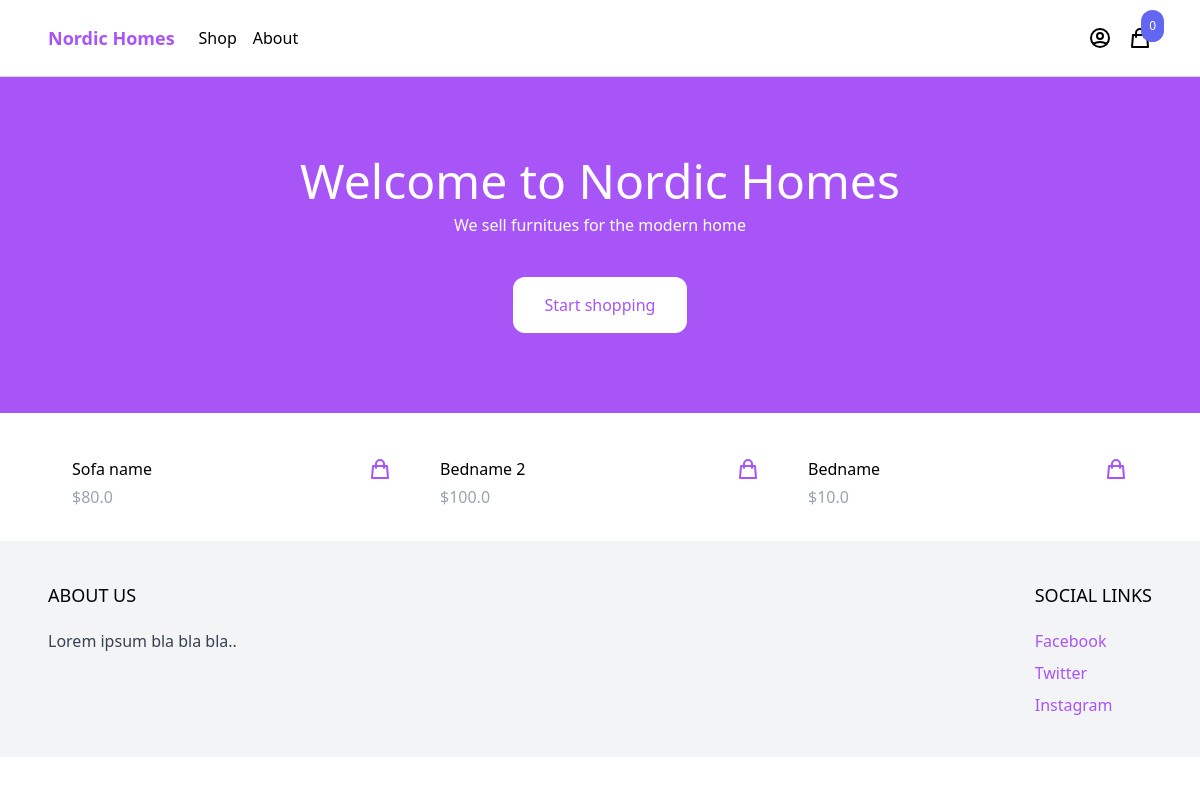
The page / on the database its author committed.
### product/models.py (models this page shows, shortened)
class Product(models.Model):
    category = models.ForeignKey(
        Category, related_name='products', on_delete=models.CASCADE)
    name = models.CharField(max_length=255)
    description = models.TextField(blank=True, null=True)
    price = models.IntegerField()
    slug = models.SlugField()
    created_at = models.DateTimeField(auto_now_add=True)
    class Meta:
        ordering = ['-created_at']
    @property
    def get_display_price(self):
        return self.price / 100

### core/views.py (the view)
# urls.py: path('', views.FrontPageView.as_view(), name="frontpage"),
class FrontPageView(generic.ListView):
    queryset = Product.objects.select_related('category').all()[:8]
    context_object_name = 'products'
    template_name = 'core/frontpage.html'

### cart/cart.py (called while the page is built)
    def __len__(self):
        return sum(item['quantity'] for item in self.cart.values())

### cart/context_processors.py (called while the page is built)
def cart(request):
    return {'cart': Cart(request)}

### core/templates/core/frontpage.html
{% extends 'core/base.html' %}
{% block content %}
<header class="px-6 py-10 lg:py-20 bg-purple-500">
  <div class="max-w-3xl mx-auto text-center">
    <p class="mb-2 text-3xl lg:text-5xl text-white">Welcome to Nordic Homes</p>
    <p class="mb-10 text-white">We sell furnitues for the modern home</p>
    <a
      href="#"
      class="inline-block px-8 py-4 rounded-xl bg-white text-purple-500 hover:bg-gray-200"
    >Start shopping</a>
  </div>
</header>
<div class="max-w-6xl mx-auto py-2 px-6 xl:px-0">
  <div class="products flex items-center flex-wrap">
    {% for product in products %}
    {% include 'product/partials/product_list_item.html' %}
    {% endfor %}
  </div>
</div>
{% endblock content %}

### product/templates/product/partials/product_list_item.html (shortened to what this page needs)
<div class="w-full md:w-1/3 xl:w-1/4 p-6">
  <div class="pt-3 flex items-center justify-between">
    <a href="{% url 'product' product.slug %}">{{ product.name }}</a>
    <a
      href="{% url 'product' product.slug %}"
      class="text-purple-500 hover:text-purple-800"
    >
      <svg
        xmlns="http://www.w3.org/2000/svg"
        class="h-6 w-6"
        fill="none"
        viewBox="0 0 24 24"
        stroke="currentColor"
      >
        <path
          stroke-linecap="round"
          stroke-linejoin="round"
          stroke-width="2"
          d="M16 11V7a4 4 0 00-8 0v4M5 9h14l1 12H4L5 9z"
        />
      </svg>
    </a>
  </div>
  <p class="pt-1 text-gray-400">${{ product.get_display_price }}</p>
</div>

### rows shown on the page
Product: name "Sofa name", get_display_price "80.0"
Product: name "Bedname 2", get_display_price "100.0"
Product: name "Bedname", get_display_price "10.0"

### other values the page prints
{{ cart|length }} "0"
